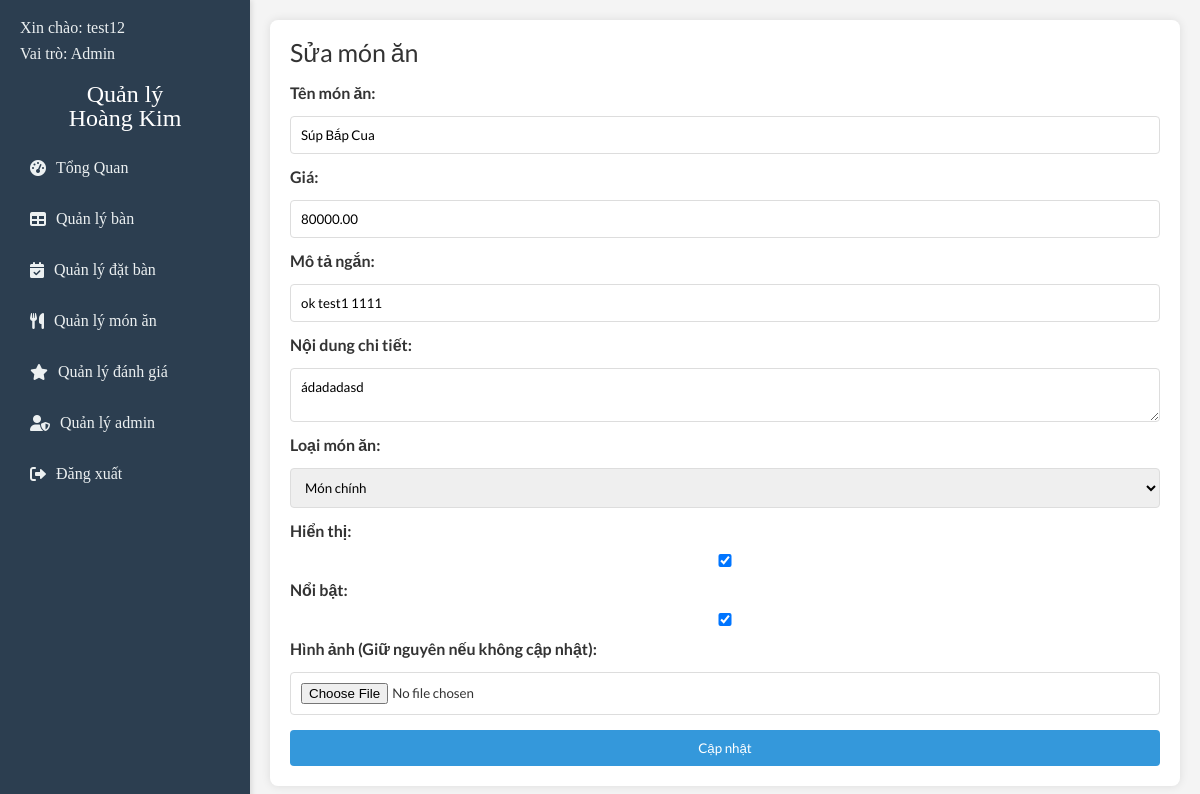
Page /admin/handleFood/edit_menu_item.php?id=1&page=1 (signed in) on the committed database.
### tables this page shows
CREATE TABLE `menu_items` (
  `id` int(11) NOT NULL,
  `name` varchar(100) NOT NULL,
  `price` decimal(10,2) NOT NULL,
  `subContent` varchar(255) NOT NULL,
  `mainContent` text DEFAULT NULL,
  `image` varchar(255) DEFAULT NULL,
  `category` varchar(50) NOT NULL,
  `display` tinyint(1) DEFAULT 1,
  `feature` tinyint(1) DEFAULT 0,
  `created_at` timestamp NOT NULL DEFAULT current_timestamp()
);

### admin/handleFood/edit_menu_item.php (the view, shortened to what this page needs)
<?php
include("../partials/navbar.php");
include("../db_connection.php");
?>
<link rel="stylesheet" href="../css/reset.css" />
<link rel="stylesheet" href="../css/style.css" />
<main class="content">
  <h1>Sửa món ăn</h1>
  <?php
  $id = $_GET['id'];
  $sql = "SELECT * FROM menu_items WHERE id = ?";
  $stmt = $conn->prepare($sql);
  $stmt->bind_param("i", $id);
  $stmt->execute();
  $result = $stmt->get_result();
  if ($result->num_rows === 1) {
    $menu_item = $result->fetch_assoc();
  } else {
    echo "Không tìm thấy món ăn!";
    exit();
  }
  ?>
  <form action="update_menu_item.php" method="POST" enctype="multipart/form-data">
    <label for="name">Tên món ăn:</label>
    <input type="text" name="name" value="<?php echo $menu_item['name']; ?>" required>
    <label for="price">Giá:</label>
    <input type="number" step="0.01" name="price" value="<?php echo $menu_item['price']; ?>" required>
    <label for="subContent">Mô tả ngắn:</label>
    <input type="text" name="subContent" value="<?php echo $menu_item['subContent']; ?>" required>
    <label for="mainContent">Nội dung chi tiết:</label>
    <textarea name="mainContent" required><?php echo $menu_item['mainContent']; ?></textarea>
    <label for="category">Loại món ăn:</label>
    <select name="category" required>
      <option value="Món Chính" <?php if ($menu_item['category'] === 'Món Chính') echo 'selected'; ?>>Món chính</option>
    </select>
    <label for="display">Hiển thị:</label>
    <input type="checkbox" name="display" <?php if ($menu_item['display']) echo 'checked'; ?>>
    <label for="feature">Nổi bật:</label>
    <input type="checkbox" name="feature" <?php if ($menu_item['feature']) echo 'checked'; ?>>
    <label for="image">Hình ảnh (Giữ nguyên nếu không cập nhật):</label>
    <input type="file" name="image">
    <button type="submit">Cập nhật</button>
  </form>
</main>
</body>
</html>

### admin/css/style.css (style rules this page uses)
* { margin: 0; padding: 0; box-sizing: border-box; font-family: "Lato", sans-serif; }
body { display: flex; min-height: 100vh; background-color: #f4f4f4; color: #333; }
.content { flex: 1; padding: 20px; background: #fff; box-shadow: 0 0 10px rgba(0, 0, 0, 0.1); border-radius: 8px; margin: 20px; }
h1 { margin-bottom: 20px; color: #333; font-weight: 500; font-size: 25px; }

### admin/handleFood/edit_menu_item.php (style rules this page uses)
h1 { margin-bottom: 20px; color: #333; }
form { display: flex; flex-direction: column; gap: 15px; }
form label { font-weight: bold; }
form input, form select, form textarea, form button { padding: 10px; border: 1px solid #ddd; border-radius: 4px; width: 100%; }
form button { background-color: #3498db; color: #fff; border: none; cursor: pointer; transition: background-color 0.3s ease; }

### rows in the picture
menu_items: name "Súp Bắp Cua", price "80000.00", subContent "ok test1 1111", mainContent "ádadadasd", category "Món chính", display "☑", feature "☑"

### other values in the picture
$_SESSION['username'] "test12"
$_SESSION['user_role'] "Admin"
